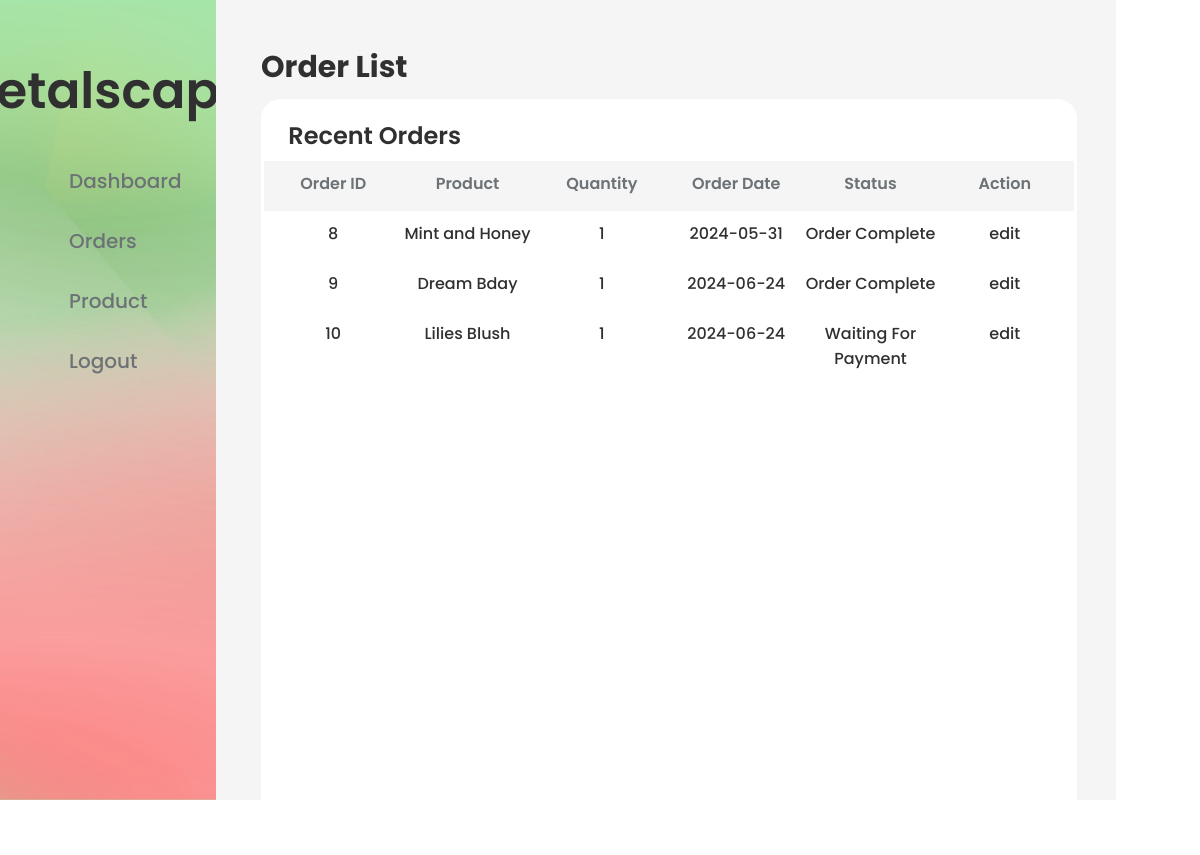
/adminOrders.php (signed in), run on the app's committed database.
### tables this page shows
CREATE TABLE `orders` (
  `id` int(124) NOT NULL,
  `accountId` int(124) NOT NULL,
  `productId` int(124) NOT NULL,
  `name` varchar(124) NOT NULL,
  `quantity` int(124) NOT NULL,
  `email` varchar(124) NOT NULL,
  `address` varchar(248) NOT NULL,
  `contactNumber` varchar(248) NOT NULL,
  `modeOfPayment` varchar(124) NOT NULL,
  `message` varchar(1000) NOT NULL,
  `status` int(124) NOT NULL COMMENT '0 for "waiting for payment", 1 for "accepted payment/to be ship", 3 for "out for delivery"',
  `receipt` varchar(1000) NOT NULL COMMENT 'if gcash payment',
  `orderDate` datetime NOT NULL
);

CREATE TABLE `products` (
  `id` int(124) NOT NULL,
  `name` varchar(124) NOT NULL,
  `description` varchar(1000) NOT NULL,
  `price` int(124) NOT NULL,
  `quantity` int(124) NOT NULL,
  `category` varchar(124) NOT NULL,
  `img` varchar(1024) NOT NULL,
  `archive` int(124) NOT NULL COMMENT '1 means archived'
);

### adminOrders.php (the view, shortened to what this page needs)
<!DOCTYPE html>
<html lang="en">
<head>
    <?php
    include_once 'functions/func_adminCheck.php';
    ?>
    <link rel="stylesheet" href="css/adminOrders.css">
    <?php
    $query = "SELECT * FROM `orders`";
    $result = mysqli_query($conn, $query);
    ?>
</head>
<body>
    <div class="main-container">
        <div class="admin-bg">
            <?php
            include 'constants/sidebar.php'
            ?>
        </div>
        <div class="admin-orders-cont">
            <div class="order-list-txt">
                <h2>Order List</h2>
            </div>
            <div class="recent-orders-cont">
                <div class="recent-order-txt">
                    <h2>Recent Orders</h2>
                </div>
                <div class="recent-order-info">
                    <div class="#">
                        <table class="recent-order-info-header">
                            <tr>
                                <th>Order ID</th>
                                <th>Product</th>
                                <th>Quantity</th>
                                <th>Order Date</th>
                                <th>Status</th>
                                <th>Action</th>
                            </tr>
                            <?php
                            while ($rows = mysqli_fetch_assoc($result)) {
                                $orderId = $rows['id'];
                                $quantity = $rows['quantity'];
                                $status = $rows['status'];
                                $date = date('Y-m-d', strtotime($rows['orderDate']));
                                $productId = $rows['productId'];
                                $productQuery = "SELECT * FROM products where id = '$productId'";
                                $productResult = mysqli_query($conn, $productQuery);
                                $productRows = mysqli_fetch_assoc($productResult);
                                $productName = $productRows['name'];
                            ?>
                        </table>
                        <div class="#">
                            <table class="orders">
                                <tr>
                                    <td><?php echo $orderId ?></td>
                                    <td><?php echo $productName ?></td>
                                    <td><?php echo $quantity ?></td>
                                    <td><?php echo $date ?></td>
                                    <td><?php if ($status == 0) {
                                        ?><p>Waiting For Payment</p><?php
                                                                } else if ($status == 1) {
                                                                    ?><p>Payment Accepted/To be ship</p><?php
                                                                                                    } else if ($status == 2) {
                                                                                                        ?><p>Out for delivery</p><?php
                                                                                                                                } else if ($status == 3) {
                                                                                                                                    ?><p>Order Complete</p><?php
                                                                                                                                                        } else if ($status == 4) {
                                                                                                                                                            ?><p>Cancelled</p><?php
                                                                                                                                                                            } else {
                                                                                                                                                                                ?><p>Error</p><?php
                                                                                                                                                                                        } ?></td></td>
                                    <td><a href="orderPage.php?orderId=<?php echo $orderId ?>">edit</a></td>
                                </tr>
                            </table>
                        </div>
                    <?php
                            }
                    ?>
                    </div>
                </div>
            </div>
        </div>
    </div>
</body>
</html>

### css/adminOrders.css (style rules this page uses)
* { padding: 0; margin: 0; }
.main-container { display: flex; flex-direction: row; }
.admin-orders-cont { background-color: #F5F5F5; height: 100vh; width: 75%; }
.order-list-txt { margin-top: 5%; padding-left: 5%; }
.order-list-txt h2 { font-size: 30px; font-family: "Poppins", sans-serif; font-weight: 700; font-style: normal; color: #303030; }
.recent-order-txt { margin-top: 2%; padding-left: 3%; }
.recent-order-txt h2 { color: #303030; font-family: "Poppins", sans-serif; font-weight: 600; font-style: normal; }
.recent-orders-cont { background-color: #FFFFFF; margin-left: 5%; margin-top: 1%; border: 3px solid #FFFFFF; width: 90%; height: 750px; border-radius: 20px; }
.recent-order-info { overflow-y: scroll; height: 700px; width: 100%; }
.recent-order-info-header { width: 100%; height: 50px; margin-top: 1%; padding-top: 1%; background-color: #F5F5F5; }
.recent-order-info-header tr { display: flex; justify-content: space-evenly; width: 100%; }
.recent-order-info-header tr th { color: #6C7275; font-family: "Poppins", sans-serif; font-weight: 600; font-style: normal; width: 100%; }
.orders { height: 50px; width: 100%; padding-top: 1%; }
.orders tr { display: flex; justify-content: space-evenly; width: 100%; }
.orders tr td { width: 100%; text-align: center; font-family: "Poppins", sans-serif; font-weight: 500; font-style: normal; color: #303030; }
.orders tr p { width: 100%; font-family: "Poppins", sans-serif; font-weight: 500; font-style: normal; color: #303030; }
.orders tr a { text-decoration: none; font-family: "Poppins", sans-serif; font-weight: 500; font-style: normal; color: #303030; }

### css/sidebar.css (style rules this page uses)
* { padding: 0; margin: 0; }
.admin-bg { background-image: url('../img/admin-bg.png'); background-repeat: no-repeat; background-size: cover; width: 18%; }

### data on the page
orders: id "8", productId.name "Mint and Honey", quantity "1", orderDate "2024-05-31", status "Order Complete"
orders: id "9", productId.name "Dream Bday", quantity "1", orderDate "2024-06-24", status "Order Complete"
orders: id "10", productId.name "Lilies Blush", quantity "1", orderDate "2024-06-24", status "Waiting For Payment"
